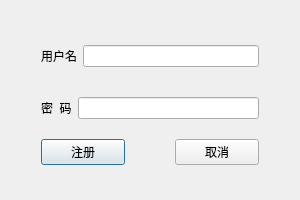
<?xml version="1.0" encoding="UTF-8"?>
<ui version="4.0">
 <class>RegDialog</class>
 <widget class="QDialog" name="RegDialog">
  <property name="geometry">
   <rect>
    <x>0</x>
    <y>0</y>
    <width>300</width>
    <height>200</height>
   </rect>
  </property>
  <property name="windowTitle">
   <string>用户注册</string>
  </property>
  <layout class="QHBoxLayout" name="horizontalLayout_4">
   <item>
    <layout class="QVBoxLayout" name="verticalLayout">
     <property name="leftMargin">
      <number>30</number>
     </property>
     <property name="topMargin">
      <number>20</number>
     </property>
     <property name="rightMargin">
      <number>30</number>
     </property>
     <property name="bottomMargin">
      <number>20</number>
     </property>
     <item>
      <layout class="QHBoxLayout" name="horizontalLayout">
       <property name="topMargin">
        <number>10</number>
       </property>
       <property name="bottomMargin">
        <number>10</number>
       </property>
       <item>
        <widget class="QLabel" name="userLabel">
         <property name="text">
          <string>用户名</string>
         </property>
        </widget>
       </item>
       <item>
        <widget class="QLineEdit" name="userLineEdit">
         <property name="maxLength">
          <number>10</number>
         </property>
        </widget>
       </item>
      </layout>
     </item>
     <item>
      <layout class="QHBoxLayout" name="horizontalLayout_2">
       <property name="leftMargin">
        <number>0</number>
       </property>
       <property name="topMargin">
        <number>10</number>
       </property>
       <property name="rightMargin">
        <number>0</number>
       </property>
       <property name="bottomMargin">
        <number>10</number>
       </property>
       <item>
        <widget class="QLabel" name="passworLable">
         <property name="text">
          <string>密  码</string>
         </property>
        </widget>
       </item>
       <item>
        <widget class="QLineEdit" name="pwLineEdit">
         <property name="maxLength">
          <number>16</number>
         </property>
         <property name="echoMode">
          <enum>QLineEdit::Password</enum>
         </property>
        </widget>
       </item>
      </layout>
     </item>
     <item>
      <layout class="QHBoxLayout" name="horizontalLayout_3">
       <property name="spacing">
        <number>50</number>
       </property>
       <item>
        <widget class="QPushButton" name="regButton">
         <property name="text">
          <string>注册</string>
         </property>
        </widget>
       </item>
       <item>
        <widget class="QPushButton" name="cancleButton">
         <property name="text">
          <string>取消</string>
         </property>
        </widget>
       </item>
      </layout>
     </item>
    </layout>
   </item>
  </layout>
 </widget>
 <resources/>
 <connections/>
</ui>
